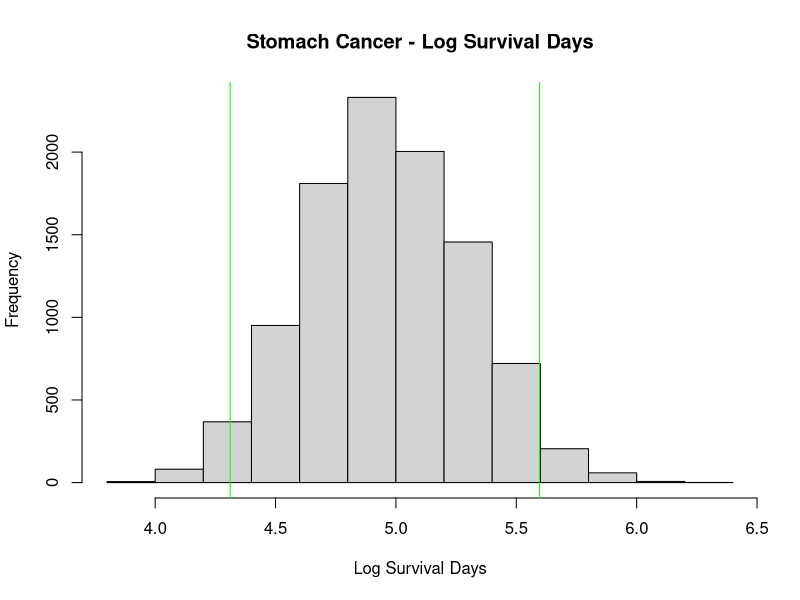
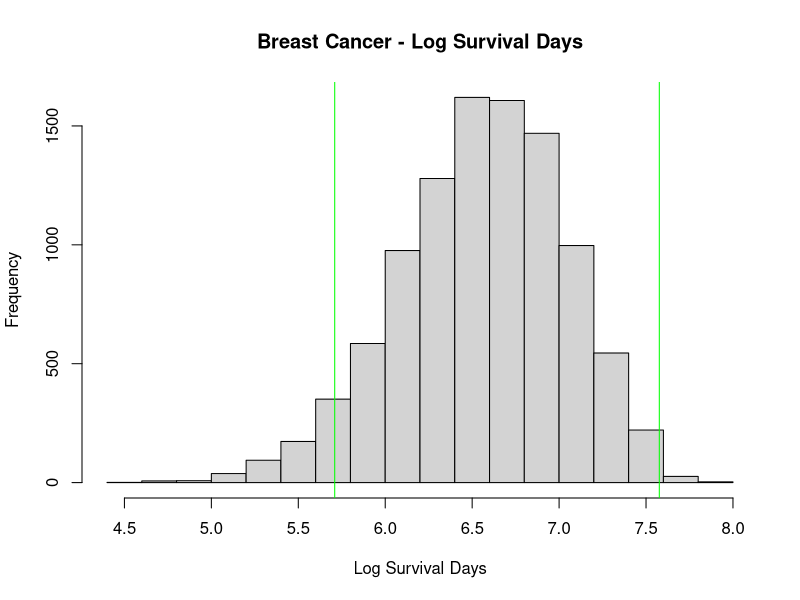

Generate these figures, in order, with R:
## ---- chunk 1
knitr::opts_chunk$set(echo = TRUE)
## ---- chunk 2
get_bootstraps <- function(data, T, n){
  return(sapply(seq(1, n), function(i) T(sample(data, length(data), replace=TRUE))))
}

get_studentized_percentile <- function(data, alpha){
  return(quantile((data - mean(data)) / sd(data), alpha))
}

set.seed(73)
survival.s <- log(c(25, 42, 45, 46, 51, 103, 124, 146, 340, 396, 412, 876, 1112))

n <- 10000
alpha <- .05
bootstraps.s <- get_bootstraps(survival.s, mean, n)
stdev.s <- sd(bootstraps.s)

lwr <- mean(bootstraps.s) - (stdev.s * get_studentized_percentile(bootstraps.s, 1 - (alpha / 2)))
upr <- mean(bootstraps.s) - (stdev.s * get_studentized_percentile(bootstraps.s, (alpha / 2)))
hist(bootstraps.s, main="Stomach Cancer - Log Survival Days", xlab="Log Survival Days")
abline(v=lwr, col='green')
abline(v=upr, col='green')
## ---- chunk 3
set.seed(73)
survival.b <- log(c(24, 40, 719, 727, 791, 1166, 1235, 1581, 1804, 3460, 3808))

# Find the CI for 

n <- 10000
alpha <- .05
bootstraps.b <- get_bootstraps(survival.b, mean, n)
stdev.b <- sd(bootstraps.b)

lwr <- mean(bootstraps.b) - (stdev.b * get_studentized_percentile(bootstraps.b, 1 - (alpha / 2)))
upr <- mean(bootstraps.b) - (stdev.b * get_studentized_percentile(bootstraps.b, (alpha / 2)))
hist(bootstraps.b, main="Breast Cancer - Log Survival Days", xlab="Log Survival Days")
abline(v=lwr, col='green')
abline(v=upr, col='green')


## ---- chunk 4


## ---- chunk 5
set.seed(73)
data <- rnorm(n=100, mean=0, sd=1)
mean(data)
## ---- chunk 6
sapply(seq(1, 10), function(i) mean(sample(data, length(data), replace=TRUE)))
